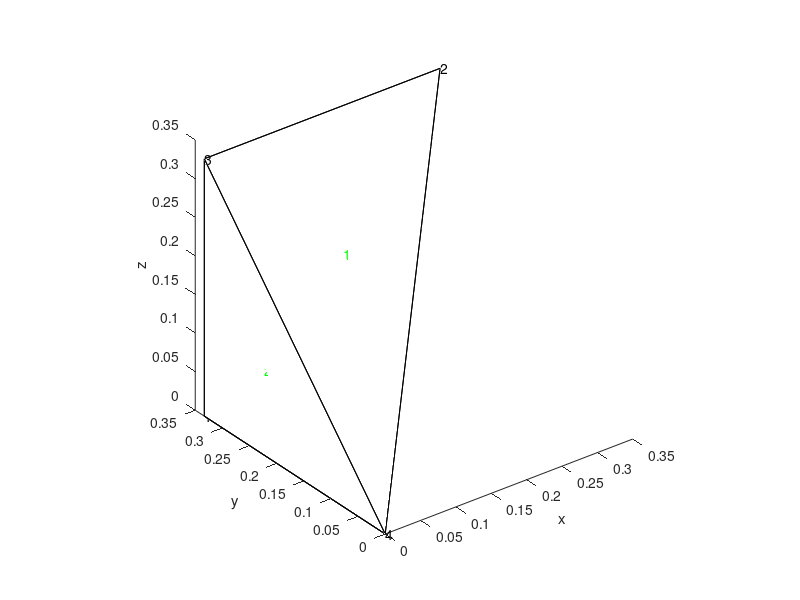

The MATLAB script that drew this image: (Note: this script raises an error after producing the figure.)
clc
clear all
close all

coord = [         0    0.3333         0
    0.3333    0.3333    0.3333
         0    0.3333    0.3333
         0         0         0];
element = [1, 2, 3, 4];
faceNode = [2, 3, 4; 3, 4, 1; 4, 1, 2; 1, 2, 3];
figure(1)
view(3)
patch('Vertices', coord, 'Faces', faceNode, ...
         'FaceVertexCData', zeros(size(element, 1), 1), 'FaceColor', 'flat', 'EdgeAlpha', 1, 'facealpha', 0); 
text(coord(:, 1), coord(:, 2), coord(:, 3), num2str(element'))
hold on
xlabel('x'); ylabel('y'); zlabel('z');
pbaspect([1, 1, 1])
CenterEachFaces = zeros(4, 3);
for i = 1:4
    CenterEachFaces(i, :) = (coord(faceNode(i, 1), :) + coord(faceNode(i, 2), :) + coord(faceNode(i, 3), :)) .* 1.0/3.0;
end
text(CenterEachFaces(:, 1), CenterEachFaces(:, 2), CenterEachFaces(:, 3), num2str([1, 2, 3, 4]'), 'Color', 'g'); hold on

psi_coe = zeros(4, 1);

V_t = tetrahedronVolume(coord(1, :), coord(2, :), coord(3, :), coord(4, :));
Area_each_face = zeros(4, 1);
NormalVector_each_face = zeros(4, 3);
CentersTET = 1/4.0 * (coord(1, :) + coord(2, :) + coord(3, :) + coord(4, :));
for i = 1:4
    Area_t = Area_tri(coord(faceNode(i, ...
         1), :), coord(faceNode(i, ...
         2), :), coord(faceNode(i, ...
         3), :));
    psi_coe(i) = Area_t / (3 * V_t);
    Area_each_face(i) = Area_t;

    AB = coord(faceNode(i, ...
         2), :) - coord(faceNode(i, ...
         1), :);
    AC = coord(faceNode(i, ...
         3), :) - coord(faceNode(i, ...
         2), :);
    NormalVector_each_face(i, :) = cross(AB, AC);
    NormalVector_each_face(i, :) = NormalVector_each_face(i, :) ./ norm(NormalVector_each_face(i, :));

    KO =  CentersTET - CenterEachFaces(i, :);
    KO = KO / norm(KO);
    if (dot(KO, NormalVector_each_face(i, :) ) > 0)
        NormalVector_each_face(i, :) = -NormalVector_each_face(i, :);
    end
end

q_n = [1 / Area_each_face(1), 1 / Area_each_face(2), -1 / Area_each_face(3), -1 / Area_each_face(4)];

points_cloud = generatePointsInTetrahedron(coord(1, :), coord(2, :), coord(3, :), coord(4, :), 40);

figure(1)
scatter3(points_cloud(:, 1), points_cloud(:, 2), points_cloud(:, 3), '+');

V = points_cloud .* 0;
Vcenter = CenterEachFaces .* 0;
for i = 1:4
    V = V + psi_coe(i) .* (points_cloud - coord(i, :)) .* q_n(i);
    Vcenter = Vcenter + psi_coe(i) .* (CenterEachFaces - coord(i, :)) .* q_n(i);
end

figure(1)
quiver3(points_cloud(:, 1), points_cloud(:, 2), points_cloud(:, 3), ...
    V(:, 1), V(:, 2), V(:, 3), 'color', 'b')
quiver3(CenterEachFaces(:, 1), CenterEachFaces(:, 2), CenterEachFaces(:, 3), ...
    Vcenter(:, 1), Vcenter(:, 2), Vcenter(:, 3), 'color', 'r')
quiver3(CenterEachFaces(:, 1), CenterEachFaces(:, 2), CenterEachFaces(:, 3), ...
    NormalVector_each_face(:, 1), NormalVector_each_face(:, 2), NormalVector_each_face(:, 3), 'color', 'c')

for i = 1:4
    V_norm_i = V(i, :);
    V_norm_i = V_norm_i ./ norm(V_norm_i);

    if (dot(V_norm_i, NormalVector_each_face(i, :)) < 0)
        qn = -dot(NormalVector_each_face(i, :), V(i, :)) .* Area_each_face(i)
    else
        qn = -dot(NormalVector_each_face(i, :), V(i, :)) .* Area_each_face(i)
    end

end

